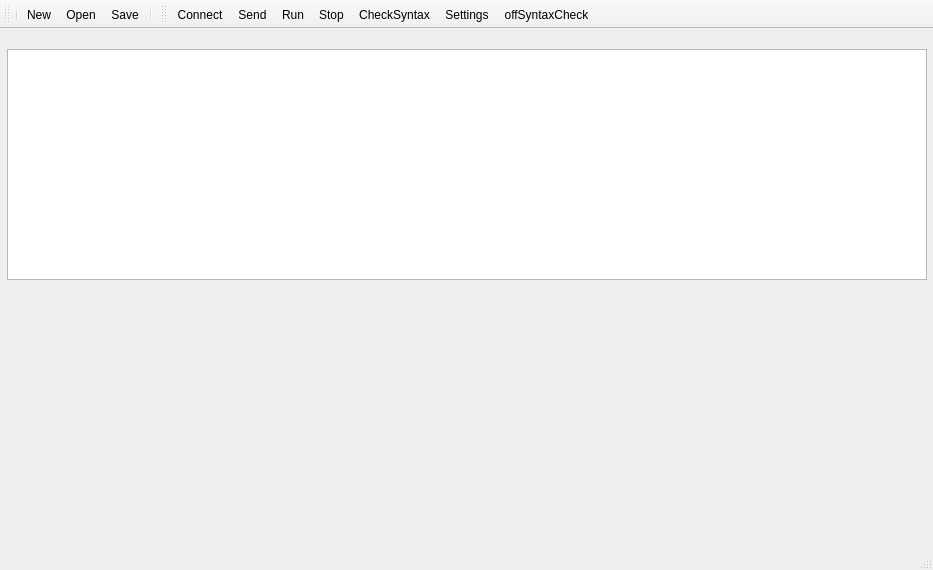
<?xml version="1.0" encoding="UTF-8"?>
<ui version="4.0">
 <class>MainWindow</class>
 <widget class="QMainWindow" name="MainWindow">
  <property name="geometry">
   <rect>
    <x>0</x>
    <y>0</y>
    <width>933</width>
    <height>570</height>
   </rect>
  </property>
  <property name="windowTitle">
   <string>RoboTerminal</string>
  </property>
  <widget class="QWidget" name="centralWidget">
   <widget class="Editor" name="editor">
    <property name="geometry">
     <rect>
      <x>7</x>
      <y>20</y>
      <width>920</width>
      <height>231</height>
     </rect>
    </property>
    <property name="documentTitle">
     <string>Editor</string>
    </property>
   </widget>
  </widget>
  <widget class="QStatusBar" name="statusBar">
   <property name="palette">
    <palette>
     <active>
      <colorrole role="WindowText">
       <brush brushstyle="SolidPattern">
        <color alpha="255">
         <red>255</red>
         <green>255</green>
         <blue>255</blue>
        </color>
       </brush>
      </colorrole>
      <colorrole role="Button">
       <brush brushstyle="SolidPattern">
        <color alpha="255">
         <red>255</red>
         <green>255</green>
         <blue>255</blue>
        </color>
       </brush>
      </colorrole>
      <colorrole role="Light">
       <brush brushstyle="SolidPattern">
        <color alpha="255">
         <red>255</red>
         <green>255</green>
         <blue>255</blue>
        </color>
       </brush>
      </colorrole>
      <colorrole role="Midlight">
       <brush brushstyle="SolidPattern">
        <color alpha="255">
         <red>255</red>
         <green>255</green>
         <blue>255</blue>
        </color>
       </brush>
      </colorrole>
      <colorrole role="Dark">
       <brush brushstyle="SolidPattern">
        <color alpha="255">
         <red>127</red>
         <green>127</green>
         <blue>127</blue>
        </color>
       </brush>
      </colorrole>
      <colorrole role="Mid">
       <brush brushstyle="SolidPattern">
        <color alpha="255">
         <red>170</red>
         <green>170</green>
         <blue>170</blue>
        </color>
       </brush>
      </colorrole>
      <colorrole role="Text">
       <brush brushstyle="SolidPattern">
        <color alpha="255">
         <red>255</red>
         <green>255</green>
         <blue>255</blue>
        </color>
       </brush>
      </colorrole>
      <colorrole role="BrightText">
       <brush brushstyle="SolidPattern">
        <color alpha="255">
         <red>255</red>
         <green>255</green>
         <blue>255</blue>
        </color>
       </brush>
      </colorrole>
      <colorrole role="ButtonText">
       <brush brushstyle="SolidPattern">
        <color alpha="255">
         <red>255</red>
         <green>255</green>
         <blue>255</blue>
        </color>
       </brush>
      </colorrole>
      <colorrole role="Base">
       <brush brushstyle="SolidPattern">
        <color alpha="255">
         <red>255</red>
         <green>255</green>
         <blue>255</blue>
        </color>
       </brush>
      </colorrole>
      <colorrole role="Window">
       <brush brushstyle="SolidPattern">
        <color alpha="255">
         <red>255</red>
         <green>255</green>
         <blue>255</blue>
        </color>
       </brush>
      </colorrole>
      <colorrole role="Shadow">
       <brush brushstyle="SolidPattern">
        <color alpha="255">
         <red>255</red>
         <green>255</green>
         <blue>255</blue>
        </color>
       </brush>
      </colorrole>
      <colorrole role="AlternateBase">
       <brush brushstyle="SolidPattern">
        <color alpha="255">
         <red>255</red>
         <green>255</green>
         <blue>255</blue>
        </color>
       </brush>
      </colorrole>
      <colorrole role="ToolTipBase">
       <brush brushstyle="SolidPattern">
        <color alpha="255">
         <red>255</red>
         <green>255</green>
         <blue>220</blue>
        </color>
       </brush>
      </colorrole>
      <colorrole role="ToolTipText">
       <brush brushstyle="SolidPattern">
        <color alpha="255">
         <red>255</red>
         <green>255</green>
         <blue>255</blue>
        </color>
       </brush>
      </colorrole>
     </active>
     <inactive>
      <colorrole role="WindowText">
       <brush brushstyle="SolidPattern">
        <color alpha="255">
         <red>255</red>
         <green>255</green>
         <blue>255</blue>
        </color>
       </brush>
      </colorrole>
      <colorrole role="Button">
       <brush brushstyle="SolidPattern">
        <color alpha="255">
         <red>255</red>
         <green>255</green>
         <blue>255</blue>
        </color>
       </brush>
      </colorrole>
      <colorrole role="Light">
       <brush brushstyle="SolidPattern">
        <color alpha="255">
         <red>255</red>
         <green>255</green>
         <blue>255</blue>
        </color>
       </brush>
      </colorrole>
      <colorrole role="Midlight">
       <brush brushstyle="SolidPattern">
        <color alpha="255">
         <red>255</red>
         <green>255</green>
         <blue>255</blue>
        </color>
       </brush>
      </colorrole>
      <colorrole role="Dark">
       <brush brushstyle="SolidPattern">
        <color alpha="255">
         <red>127</red>
         <green>127</green>
         <blue>127</blue>
        </color>
       </brush>
      </colorrole>
      <colorrole role="Mid">
       <brush brushstyle="SolidPattern">
        <color alpha="255">
         <red>170</red>
         <green>170</green>
         <blue>170</blue>
        </color>
       </brush>
      </colorrole>
      <colorrole role="Text">
       <brush brushstyle="SolidPattern">
        <color alpha="255">
         <red>255</red>
         <green>255</green>
         <blue>255</blue>
        </color>
       </brush>
      </colorrole>
      <colorrole role="BrightText">
       <brush brushstyle="SolidPattern">
        <color alpha="255">
         <red>255</red>
         <green>255</green>
         <blue>255</blue>
        </color>
       </brush>
      </colorrole>
      <colorrole role="ButtonText">
       <brush brushstyle="SolidPattern">
        <color alpha="255">
         <red>255</red>
         <green>255</green>
         <blue>255</blue>
        </color>
       </brush>
      </colorrole>
      <colorrole role="Base">
       <brush brushstyle="SolidPattern">
        <color alpha="255">
         <red>255</red>
         <green>255</green>
         <blue>255</blue>
        </color>
       </brush>
      </colorrole>
      <colorrole role="Window">
       <brush brushstyle="SolidPattern">
        <color alpha="255">
         <red>255</red>
         <green>255</green>
         <blue>255</blue>
        </color>
       </brush>
      </colorrole>
      <colorrole role="Shadow">
       <brush brushstyle="SolidPattern">
        <color alpha="255">
         <red>255</red>
         <green>255</green>
         <blue>255</blue>
        </color>
       </brush>
      </colorrole>
      <colorrole role="AlternateBase">
       <brush brushstyle="SolidPattern">
        <color alpha="255">
         <red>255</red>
         <green>255</green>
         <blue>255</blue>
        </color>
       </brush>
      </colorrole>
      <colorrole role="ToolTipBase">
       <brush brushstyle="SolidPattern">
        <color alpha="255">
         <red>255</red>
         <green>255</green>
         <blue>220</blue>
        </color>
       </brush>
      </colorrole>
      <colorrole role="ToolTipText">
       <brush brushstyle="SolidPattern">
        <color alpha="255">
         <red>255</red>
         <green>255</green>
         <blue>255</blue>
        </color>
       </brush>
      </colorrole>
     </inactive>
     <disabled>
      <colorrole role="WindowText">
       <brush brushstyle="SolidPattern">
        <color alpha="255">
         <red>127</red>
         <green>127</green>
         <blue>127</blue>
        </color>
       </brush>
      </colorrole>
      <colorrole role="Button">
       <brush brushstyle="SolidPattern">
        <color alpha="255">
         <red>255</red>
         <green>255</green>
         <blue>255</blue>
        </color>
       </brush>
      </colorrole>
      <colorrole role="Light">
       <brush brushstyle="SolidPattern">
        <color alpha="255">
         <red>255</red>
         <green>255</green>
         <blue>255</blue>
        </color>
       </brush>
      </colorrole>
      <colorrole role="Midlight">
       <brush brushstyle="SolidPattern">
        <color alpha="255">
         <red>255</red>
         <green>255</green>
         <blue>255</blue>
        </color>
       </brush>
      </colorrole>
      <colorrole role="Dark">
       <brush brushstyle="SolidPattern">
        <color alpha="255">
         <red>127</red>
         <green>127</green>
         <blue>127</blue>
        </color>
       </brush>
      </colorrole>
      <colorrole role="Mid">
       <brush brushstyle="SolidPattern">
        <color alpha="255">
         <red>170</red>
         <green>170</green>
         <blue>170</blue>
        </color>
       </brush>
      </colorrole>
      <colorrole role="Text">
       <brush brushstyle="SolidPattern">
        <color alpha="255">
         <red>127</red>
         <green>127</green>
         <blue>127</blue>
        </color>
       </brush>
      </colorrole>
      <colorrole role="BrightText">
       <brush brushstyle="SolidPattern">
        <color alpha="255">
         <red>255</red>
         <green>255</green>
         <blue>255</blue>
        </color>
       </brush>
      </colorrole>
      <colorrole role="ButtonText">
       <brush brushstyle="SolidPattern">
        <color alpha="255">
         <red>127</red>
         <green>127</green>
         <blue>127</blue>
        </color>
       </brush>
      </colorrole>
      <colorrole role="Base">
       <brush brushstyle="SolidPattern">
        <color alpha="255">
         <red>255</red>
         <green>255</green>
         <blue>255</blue>
        </color>
       </brush>
      </colorrole>
      <colorrole role="Window">
       <brush brushstyle="SolidPattern">
        <color alpha="255">
         <red>255</red>
         <green>255</green>
         <blue>255</blue>
        </color>
       </brush>
      </colorrole>
      <colorrole role="Shadow">
       <brush brushstyle="SolidPattern">
        <color alpha="255">
         <red>255</red>
         <green>255</green>
         <blue>255</blue>
        </color>
       </brush>
      </colorrole>
      <colorrole role="AlternateBase">
       <brush brushstyle="SolidPattern">
        <color alpha="255">
         <red>255</red>
         <green>255</green>
         <blue>255</blue>
        </color>
       </brush>
      </colorrole>
      <colorrole role="ToolTipBase">
       <brush brushstyle="SolidPattern">
        <color alpha="255">
         <red>255</red>
         <green>255</green>
         <blue>220</blue>
        </color>
       </brush>
      </colorrole>
      <colorrole role="ToolTipText">
       <brush brushstyle="SolidPattern">
        <color alpha="255">
         <red>255</red>
         <green>255</green>
         <blue>255</blue>
        </color>
       </brush>
      </colorrole>
     </disabled>
    </palette>
   </property>
  </widget>
  <widget class="QMenuBar" name="menuBar">
   <property name="enabled">
    <bool>true</bool>
   </property>
   <property name="geometry">
    <rect>
     <x>0</x>
     <y>0</y>
     <width>933</width>
     <height>21</height>
    </rect>
   </property>
  </widget>
  <widget class="QToolBar" name="fileToolBar">
   <property name="windowTitle">
    <string>toolBar</string>
   </property>
   <attribute name="toolBarArea">
    <enum>TopToolBarArea</enum>
   </attribute>
   <attribute name="toolBarBreak">
    <bool>false</bool>
   </attribute>
   <addaction name="separator"/>
   <addaction name="actionNew"/>
   <addaction name="actionOpen"/>
   <addaction name="actionSave"/>
   <addaction name="separator"/>
  </widget>
  <widget class="QToolBar" name="actionToolBar">
   <property name="windowTitle">
    <string>toolBar_2</string>
   </property>
   <attribute name="toolBarArea">
    <enum>TopToolBarArea</enum>
   </attribute>
   <attribute name="toolBarBreak">
    <bool>false</bool>
   </attribute>
   <addaction name="actionConnect"/>
   <addaction name="actionSend"/>
   <addaction name="actionRun"/>
   <addaction name="actionStop"/>
   <addaction name="actionCheckSyntax"/>
   <addaction name="actionSettings"/>
   <addaction name="actionOffSyntaxCheck"/>
  </widget>
  <action name="actionSettings">
   <property name="icon">
    <iconset resource="style.qrc">
     <normaloff>:/rc/settings.png</normaloff>:/rc/settings.png</iconset>
   </property>
   <property name="text">
    <string>Settings</string>
   </property>
   <property name="toolTip">
    <string>Serial connection Settings</string>
   </property>
  </action>
  <action name="actionConnect">
   <property name="icon">
    <iconset resource="style.qrc">
     <normaloff>:/rc/disconnected.png</normaloff>:/rc/disconnected.png</iconset>
   </property>
   <property name="text">
    <string>Connect</string>
   </property>
  </action>
  <action name="actionRun">
   <property name="icon">
    <iconset resource="style.qrc">
     <normaloff>:/rc/run.png</normaloff>:/rc/run.png</iconset>
   </property>
   <property name="text">
    <string>Run</string>
   </property>
   <property name="toolTip">
    <string>Sends edited file</string>
   </property>
  </action>
  <action name="actionCheckSyntax">
   <property name="icon">
    <iconset resource="style.qrc">
     <normaloff>:/rc/checkoff.png</normaloff>:/rc/checkoff.png</iconset>
   </property>
   <property name="text">
    <string>CheckSyntax</string>
   </property>
  </action>
  <action name="actionNew">
   <property name="icon">
    <iconset resource="style.qrc">
     <normaloff>:/rc/newFile.png</normaloff>:/rc/newFile.png</iconset>
   </property>
   <property name="text">
    <string>New</string>
   </property>
  </action>
  <action name="actionSave">
   <property name="icon">
    <iconset resource="style.qrc">
     <normaloff>:/rc/save.png</normaloff>:/rc/save.png</iconset>
   </property>
   <property name="text">
    <string>Save</string>
   </property>
  </action>
  <action name="actionOpen">
   <property name="icon">
    <iconset resource="style.qrc">
     <normaloff>:/rc/open.png</normaloff>:/rc/open.png</iconset>
   </property>
   <property name="text">
    <string>Open</string>
   </property>
  </action>
  <action name="actionOffSyntaxCheck">
   <property name="icon">
    <iconset resource="style.qrc">
     <normaloff>:/rc/dictionary_off.png</normaloff>
     <normalon>:/rc/dictionary.png</normalon>:/rc/dictionary_off.png</iconset>
   </property>
   <property name="text">
    <string>offSyntaxCheck</string>
   </property>
   <property name="toolTip">
    <string>offSyntaxCheck</string>
   </property>
  </action>
  <action name="actionSend">
   <property name="icon">
    <iconset resource="style.qrc">
     <normaloff>:/rc/upload.png</normaloff>:/rc/upload.png</iconset>
   </property>
   <property name="text">
    <string>Send</string>
   </property>
  </action>
  <action name="actionStop">
   <property name="icon">
    <iconset resource="style.qrc">
     <normaloff>:/rc/stop.png</normaloff>:/rc/stop.png</iconset>
   </property>
   <property name="text">
    <string>Stop</string>
   </property>
  </action>
 </widget>
 <layoutdefault spacing="6" margin="11"/>
 <customwidgets>
  <customwidget>
   <class>Editor</class>
   <extends>QTextEdit</extends>
   <header>editor.h</header>
  </customwidget>
 </customwidgets>
 <resources>
  <include location="style.qrc"/>
 </resources>
 <connections/>
</ui>
